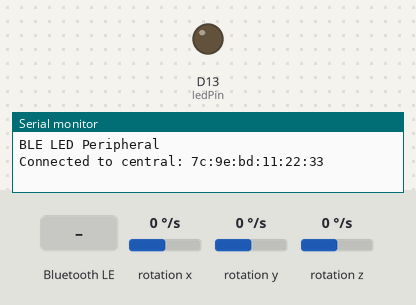
The sketch below on a simulated Arduino Nano 33 BLE. On the bench: output pins drawn as LEDs (lit = HIGH), the last lines printed to the serial monitor. The inputs (shaded band) are chosen by the test bench; at power-on: rotation x 0 °/s, rotation y 0 °/s, rotation z 0 °/s. Nothing arrives over Bluetooth unless stated; a phone connects over Bluetooth LE 3 s after start.

Above: at 3.8 s.
3.9 s: Bluetooth LE write "1" received
At 5.0 s:
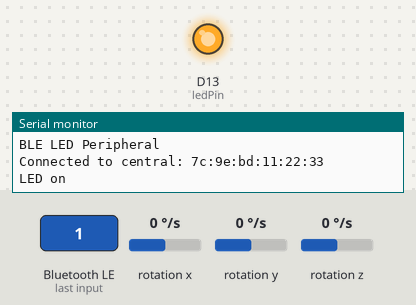
5.4 s: Bluetooth LE write "0" received
At 6.2 s:
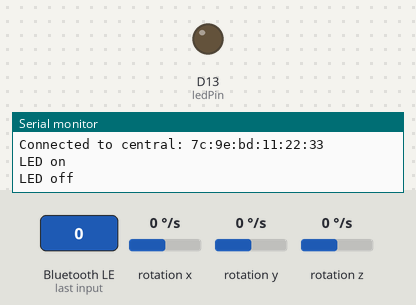
Timing chart, 0 to 8.4 s (numbered marks = the images above; inputs shaded):
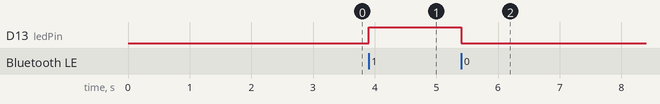

Measured:
- after the input at 3.9 s, D13 (ledPin): LOW → HIGH at once
- after the input at 5.4 s, D13 (ledPin): HIGH → LOW at once

The sketch:

GoldBLE.ino
```cpp
#include <ArduinoBLE.h>
#include <Arduino_LSM9DS1.h>

BLEService ledService("19B10000-E8F2-537E-4F6C-D104768A1214"); // BLE LED Service "19b10000e8f2537e4f6cd104768a1214"

// BLE LED Switch Characteristic - custom 128-bit UUID, read and writable by central
BLEByteCharacteristic switchCharacteristic("19B10001-E8F2-537E-4F6C-D104768A1214", BLERead | BLEWrite);

BLEByteCharacteristic batteryCharacteristic("19B10002-E8F2-537E-4F6C-D104768A1214", BLERead); // | BLENotify);

const int ledPin = LED_BUILTIN; // pin to use for the LED
const int buzzPin = 8;
const int MAX = 2147483647;
const double batteryConversion = 3600000; // conversion from ms to hours

// gryoscope values
float x, y, z;
float prevX, prevY, prevZ;
float delta = 400.0;
int Peaks[5] = {MAX, MAX, MAX, MAX, MAX};

bool armed = false;
bool password = false;

int counter = 0;
int endP = 0;

void setPins() {
  // set LED pin to output mode
  pinMode(ledPin, OUTPUT);
}

void setBLE() {
  // begin initialization
  BLE.begin();

  // set advertised local name and service UUID:
  BLE.setLocalName("LED");
  BLE.setAdvertisedService(ledService);

  // add the characteristic to the service
  ledService.addCharacteristic(switchCharacteristic);
  ledService.addCharacteristic(batteryCharacteristic);

  // add service
  BLE.addService(ledService);

  // set the initial value for the characeristic:
  switchCharacteristic.writeValue(0);
  batteryCharacteristic.writeValue(0);

  // start advertising
  BLE.advertise();

  Serial.println("BLE LED Peripheral");
}

void setGyro() {
  IMU.begin();
}

void setPassword() {
  int startTime = millis();
  int prev = -1;
  while (millis() - startTime < 10000) {
    if (IMU.gyroscopeAvailable())
    {
      IMU.readGyroscope(x, y, z);

      if((y < -delta) && (prev != 0)) {
        Serial.println("Flicked down");
        Peaks[endP] = 0;
        prev = 0;
        endP++;
      }
      else if((y > delta) && (prev != 1)) {
        Serial.println("Flicked up");
        Peaks[endP] = 1;
        prev = 1;
        endP++;
      }
      else if((x < -delta) && (prev != 2)) {
        Serial.println("Rotated left");
        Peaks[endP] = 2;
        prev = 2;
        endP++;
      }
      else if((x > delta) && (prev != 3)) {
        Serial.println("Rotated right");
        Peaks[endP] = 3;
        prev = 3;
        endP++;
      }
      else if((z < -delta) && (prev != 4)) {
        Serial.println("Flicked right");
        Peaks[endP] = 4;
        prev = 4;
        endP++;
      }
      else if((z > delta) && (prev != 5)) {
        Serial.println("Flicked left");
        Peaks[endP] = 5;
        prev = 5;
        endP++;
      }

      if (endP == 5) {
        break;
      }
    }
  }

  for (int i = 0; i < 5; i++) {
    Serial.println(Peaks[i]);
  }

}

void checkPassword() {
  int startTime = millis();
  int currMov = -1;
  float tempX, tempY, tempZ;

  while ((millis() - startTime) < 10000) {
    IMU.readGyroscope(tempX, tempY, tempZ);

    if(tempY < -delta) {
      Serial.println("Flicked down");
      currMov = 0;
    }
    else if(tempY > delta) {
      Serial.println("Flicked up");
      currMov = 1;
    }
    else if(tempX < -delta) {
      Serial.println("Rotated left");
      currMov = 2;
    }
    else if(tempX > delta) {
      Serial.println("Rotated right");
      currMov = 3;
    }
    else if(tempZ < -delta) {
      Serial.println("Flicked right");
      currMov = 4;
    }
    else if(tempZ > delta) {
      Serial.println("Flicked left");
      currMov = 5;
    }
    else if (currMov == -1) {
      break;
    }

    if (currMov == Peaks[counter]) {
      counter++;
    }

    Serial.println(counter);

    if (counter == endP) {
      digitalWrite(buzzPin, LOW);
      digitalWrite(ledPin, LOW);
      armed = false;
      password = false;
      break;
    }
  }

  counter = 0;
}

void resetPassword() {
  for(int i = 0; i < 5; i++) {
    Peaks[i] = MAX;
  }
  endP = 0;
}

int BatteryLife() {
  double currentTime = millis();
  double totalHours = currentTime / batteryConversion;
  double life = 70.0;
  double percentage = (1 - (totalHours / life)) * (100);
  double p = (int) percentage;
  double temp = percentage - p;

  if (temp >= 0.50) {
    return ((int)percentage + 1);
  }
  else {
    return (int)percentage;
  }
}

void readGyro() {
  if (IMU.gyroscopeAvailable()) {
    IMU.readGyroscope(x, y, z);

    bool check = true;
    int tempDiff = 0;
    for (int i = 0; i < 3; i++) {
      if (i == 0){
        tempDiff = prevX - x;
      }
      else if (i == 1){
        tempDiff = prevY - y;
      }
      else if (i == 2){
        tempDiff = prevZ - z;
      }

      if ((tempDiff >= 15) || (tempDiff <= -15)) {
        digitalWrite(buzzPin, HIGH);
        delay(30);
        check = false;
      }
    }

    if (check) {
      digitalWrite(buzzPin, LOW);
    }

    prevX = x;
    prevY = y;
    prevZ = z;

    if (password) {
      checkPassword();
    }

  }
}

bool isArmed() {
  if(armed) {
    readGyro();
  }
}

void setup() {
  Serial.begin(9600);

  setPins();
  setBLE();
  setGyro();
}

void loop() {
  // listen for BLE peripherals to connect:
  BLEDevice central = BLE.central();

  // if a central is connected to peripheral:
  if (central) {
    Serial.print("Connected to central: ");
    // print the central's MAC address:
    Serial.println(central.address());

    // while the central is still connected to peripheral:
    while (central.connected()) {
      // send the battery life to phone
      batteryCharacteristic.writeValue(BatteryLife());

      // if the remote device wrote to the characteristic,
      // use the value to control the LED:
      if (switchCharacteristic.written()) {
        if (switchCharacteristic.value() == 1) {   // any value other than 0
          Serial.println("LED on");
          digitalWrite(ledPin, HIGH);         // will turn the LED on
          armed = true;
          if (Peaks[0] != MAX) {
            password = true;
          }
        } else if (switchCharacteristic.value() == 2) {
          Serial.println("Setting user password");
          resetPassword();
          setPassword();
          password = true;
          Serial.println("Done");
        } else if (switchCharacteristic.value() == 0){                              // a 0 value
          Serial.println(F("LED off"));
          digitalWrite(ledPin, LOW);          // will turn the LED off
          armed = false;
        }
      }
      isArmed();
    }

    // when the central disconnects, print it out:
    Serial.print(F("Disconnected from central: "));
    Serial.println(central.address());
  }

  isArmed();
}
```
